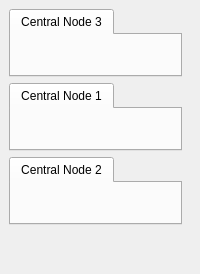
       <widget class="QWidget" name="configuration">
        <attribute name="title">
         <string>Configuration</string>
        </attribute>
        <layout class="QVBoxLayout" name="verticalLayout_4">
         <property name="leftMargin">
          <number>9</number>
         </property>
         <property name="topMargin">
          <number>9</number>
         </property>
         <property name="rightMargin">
          <number>9</number>
         </property>
         <property name="bottomMargin">
          <number>9</number>
         </property>
         <item>
          <layout class="QVBoxLayout" name="verticalLayout_3">
           <property name="leftMargin">
            <number>0</number>
           </property>
           <property name="rightMargin">
            <number>9</number>
           </property>
           <item>
            <widget class="QTabWidget" name="tabWidget">
             <property name="currentIndex">
              <number>0</number>
             </property>
             <widget class="QWidget" name="tab">
              <attribute name="title">
               <string>Central Node 3</string>
              </attribute>
              <layout class="QGridLayout" name="gridLayout_4">
               <item row="0" column="0">
                <layout class="QGridLayout" name="gridLayout_3">
                 <item row="0" column="0">
                  <widget class="PyDMEmbeddedDisplay" name="PyDMEmbeddedDisplay">
                   <property name="toolTip">
                    <string/>
                   </property>
                   <property name="frameShape">
                    <enum>QFrame::NoFrame</enum>
                   </property>
                   <property name="macros" stdset="0">
                    <string>{&quot;P&quot;:&quot;SIOC:SYS0:MP03&quot;}</string>
                   </property>
                   <property name="filename" stdset="0">
                    <string>$PYDM/mps/mps_config_embed.ui</string>
                   </property>
                  </widget>
                 </item>
                </layout>
               </item>
               <item row="0" column="1">
                <spacer name="horizontalSpacer_2">
                 <property name="orientation">
                  <enum>Qt::Horizontal</enum>
                 </property>
                 <property name="sizeHint" stdset="0">
                  <size>
                   <width>40</width>
                   <height>20</height>
                  </size>
                 </property>
                </spacer>
               </item>
              </layout>
             </widget>
            </widget>
           </item>
           <item>
            <widget class="QTabWidget" name="tabWidget_3">
             <property name="currentIndex">
              <number>0</number>
             </property>
             <widget class="QWidget" name="tab_5">
              <attribute name="title">
               <string>Central Node 1</string>
              </attribute>
              <layout class="QGridLayout" name="gridLayout_6">
               <item row="0" column="0">
                <layout class="QGridLayout" name="gridLayout_5">
                 <item row="0" column="0">
                  <widget class="PyDMEmbeddedDisplay" name="PyDMEmbeddedDisplay_2">
                   <property name="toolTip">
                    <string/>
                   </property>
                   <property name="frameShape">
                    <enum>QFrame::NoFrame</enum>
                   </property>
                   <property name="macros" stdset="0">
                    <string>{&quot;P&quot;:&quot;SIOC:SYS0:MP01&quot;}</string>
                   </property>
                   <property name="filename" stdset="0">
                    <string>$PYDM/mps/mps_config_embed.ui</string>
                   </property>
                  </widget>
                 </item>
                </layout>
               </item>
               <item row="0" column="1">
                <spacer name="horizontalSpacer_3">
                 <property name="orientation">
                  <enum>Qt::Horizontal</enum>
                 </property>
                 <property name="sizeHint" stdset="0">
                  <size>
                   <width>40</width>
                   <height>20</height>
                  </size>
                 </property>
                </spacer>
               </item>
              </layout>
             </widget>
            </widget>
           </item>
           <item>
            <widget class="QTabWidget" name="tabWidget_2">
             <property name="currentIndex">
              <number>0</number>
             </property>
             <widget class="QWidget" name="tab_3">
              <attribute name="title">
               <string>Central Node 2</string>
              </attribute>
              <layout class="QGridLayout" name="gridLayout_8">
               <item row="0" column="0">
                <layout class="QGridLayout" name="gridLayout_7">
                 <item row="0" column="0">
                  <widget class="PyDMEmbeddedDisplay" name="PyDMEmbeddedDisplay_3">
                   <property name="toolTip">
                    <string/>
                   </property>
                   <property name="frameShape">
                    <enum>QFrame::NoFrame</enum>
                   </property>
                   <property name="macros" stdset="0">
                    <string>{&quot;P&quot;:&quot;SIOC:SYS0:MP02&quot;}</string>
                   </property>
                   <property name="filename" stdset="0">
                    <string>$PYDM/mps/mps_config_embed.ui</string>
                   </property>
                  </widget>
                 </item>
                 <item row="0" column="1">
                  <spacer name="horizontalSpacer_4">
                   <property name="orientation">
                    <enum>Qt::Horizontal</enum>
                   </property>
                   <property name="sizeHint" stdset="0">
                    <size>
                     <width>40</width>
                     <height>20</height>
                    </size>
                   </property>
                  </spacer>
                 </item>
                </layout>
               </item>
              </layout>
             </widget>
            </widget>
           </item>
           <item>
            <spacer name="verticalSpacer_9">
             <property name="orientation">
              <enum>Qt::Vertical</enum>
             </property>
             <property name="sizeHint" stdset="0">
              <size>
               <width>20</width>
               <height>40</height>
              </size>
             </property>
            </spacer>
           </item>
          </layout>
         </item>
        </layout>
       </widget>
